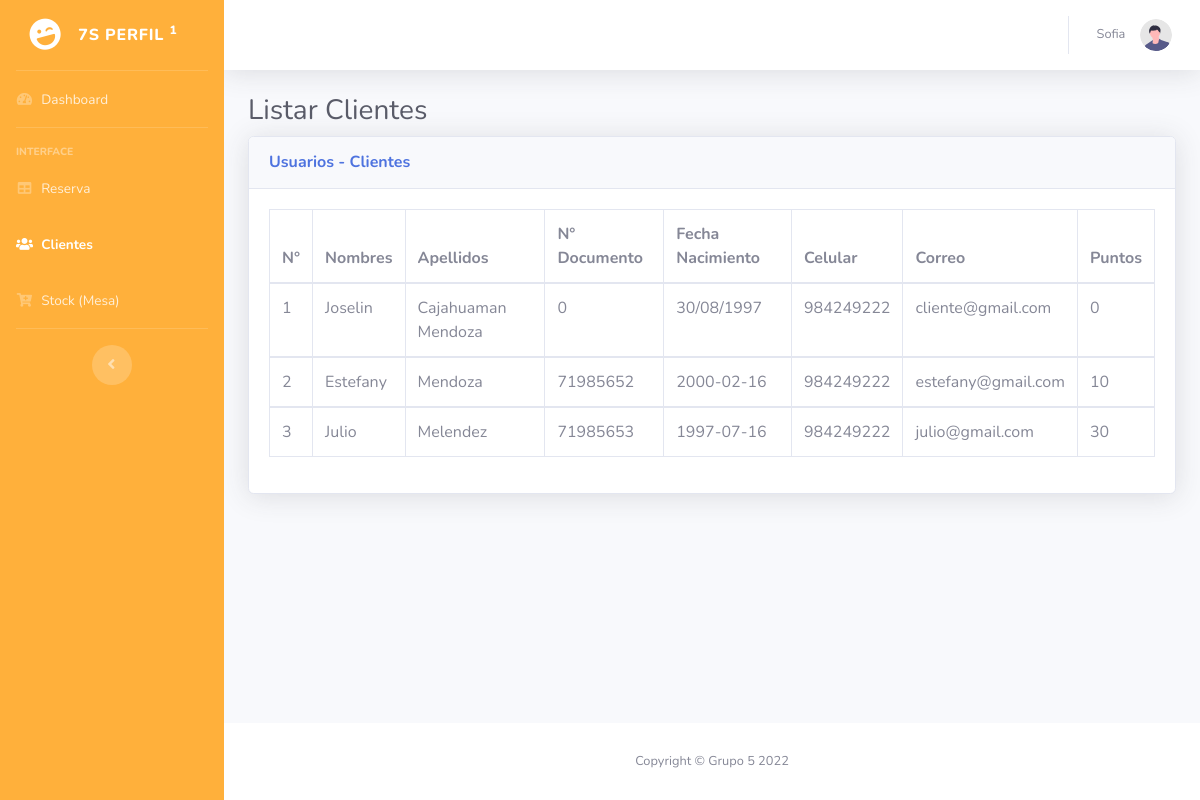
The app's page /panel/clientes.php (signed in) with its own data.
### tables this page shows
CREATE TABLE `usuario` (
  `id` int(11) NOT NULL,
  `nombres` varchar(100) NOT NULL,
  `apellidos` varchar(100) NOT NULL,
  `dni` int(20) NOT NULL,
  `numero` varchar(100) NOT NULL,
  `fecha` varchar(100) NOT NULL,
  `email` varchar(70) NOT NULL,
  `direccion` varchar(100) DEFAULT NULL,
  `password` varchar(45) DEFAULT NULL,
  `puntos` int(30) NOT NULL,
  `estado_usuario` varchar(30) DEFAULT NULL,
  `cargo_idc` int(11) NOT NULL
);

### panel/clientes.php (the view, shortened to what this page needs)
<?php
	$nombres = $_SESSION['nombres'];
	$cargo_idc = $_SESSION['cargo_idc'];
?>
<!DOCTYPE html>
<html lang="es">
<head>
    <link href="vendor/fontawesome-free/css/all.min.css" rel="stylesheet" type="text/css">
    <link href="css/sb-admin-2.min.css" rel="stylesheet">
</head>
<body id="page-top">
    <div id="wrapper">
        <ul class="navbar-nav bg-gradient-primary sidebar sidebar-dark accordion" id="accordionSidebar">
            <a class="sidebar-brand d-flex align-items-center justify-content-center" href="../index.php">
                <div class="sidebar-brand-icon rotate-n-15">
                    <i class="fas fa-laugh-wink"></i>
                </div>
                <div class="sidebar-brand-text mx-3">7S Perfil <sup>1</sup></div>
            </a>
            <hr class="sidebar-divider my-0">
            <li class="nav-item">
                <a class="nav-link" href="#">
                    <i class="fas fa-fw fa-tachometer-alt"></i>
                    <span>Dashboard</span></a>
            </li>
            <hr class="sidebar-divider">
            <div class="sidebar-heading">
                Interface
            </div>
            <?php if($cargo_idc == 1) { ?>
                <li class="nav-item">
                    <a class="nav-link" href="reserva.php">
                        <i class="fas fa-fw fa-table"></i>
                        <span>Reserva</span></a>
                </li>
                <li class="nav-item active">
                    <a class="nav-link" href="clientes.php">
                        <i class="fas fa-fw fa-users"></i>
                        <span>Clientes</span></a>
                </li>
                <li class="nav-item">
                    <a class="nav-link" href="stockMesa.php">
                    <i class="fas fa-fw fa-cart-plus"></i>
                    <span>Stock (Mesa)</span></a>
                </li>
            <?php } ?>
            <hr class="sidebar-divider d-none d-md-block">
            <div class="text-center d-none d-md-inline">
                <button class="rounded-circle border-0" id="sidebarToggle"></button>
            </div>
        </ul>
        <div id="content-wrapper" class="d-flex flex-column">
            <div id="content">
                <nav class="navbar navbar-expand navbar-light bg-white topbar mb-4 static-top shadow">
                    <ul class="navbar-nav ml-auto">
                        <li class="nav-item dropdown no-arrow">
                            <a class="nav-link dropdown-toggle" href="#" id="userDropdown" role="button"
                                data-toggle="dropdown" aria-haspopup="true" aria-expanded="false">
                                <span class="mr-2 d-none d-lg-inline text-gray-600 small"><?php echo $nombres ?> &nbsp;</span>
                                <img class="img-profile rounded-circle"
                                    src="img/undraw_profile.svg">
                            </a>
                        </li>
                    </ul>
                </nav>
                <div class="container-fluid">
                    <h1 class="h3 mb-2 text-gray-800">Listar Clientes</h1>
                    <div class="card shadow mb-4">
                        <div class="card-header py-3">
                            <h6 class="m-0 font-weight-bold text-primary">Usuarios - Clientes</h6>
                        </div>
                        <div class="card-body">
                            <div class="table-responsive">
                                <table class="table table-bordered" id="dataTable" width="100%" cellspacing="0">
                                    <thead>
                                        <tr>
                                            <th>N°</th>
                                            <th>Nombres</th>
                                            <th>Apellidos</th>
                                            <th>N° Documento</th>
                                            <th>Fecha Nacimiento</th>
                                            <th>Celular</th>
                                            <th>Correo</th>
                                            <th>Puntos</th>
                                        </tr>
                                    </thead>
                                    <?php
                                        $cont = 1;
                                        require("Config/Conexion.php");
                                        $sql = $conexion->query("SELECT * FROM usuario WHERE cargo_idc = 2");
                                        while($resultado = $sql->fetch_assoc()) {
                                    ?>
                                    <tbody>
                                        <tr>
                                            <td><?php echo $cont; $cont++; ?></td>
                                            <td><?php echo $resultado['nombres']; ?></td>
                                            <td><?php echo $resultado['apellidos']; ?></td>
                                            <td><?php echo $resultado['dni']; ?></td>
                                            <td><?php echo $resultado['fecha']; ?></td>
                                            <td><?php echo $resultado['numero']; ?></td>
                                            <td><?php echo $resultado['email']; ?></td>
                                            <td><?php echo $resultado['puntos']; ?></td>
                                        </tr>
                                        <?php } ?>
                                    </tbody>
                                </table>
                            </div>
                        </div>
                    </div>
                </div>
            </div>
            <footer class="sticky-footer bg-white">
                <div class="container my-auto">
                    <div class="copyright text-center my-auto">
                        <span>Copyright &copy; Grupo 5  2022</span>
                    </div>
                </div>
            </footer>
        </div>
    </div>
</body>
</html>

### records on screen
usuario: nombres "Joselin", apellidos "Cajahuaman Mendoza", dni "0", fecha "30/08/1997", numero "984249222", email "cliente@gmail.com", puntos "0"
usuario: nombres "Estefany", apellidos "Mendoza", dni "71985652", fecha "2000-02-16", numero "984249222", email "estefany@gmail.com", puntos "10"
usuario: nombres "Julio", apellidos "Melendez", dni "71985653", fecha "1997-07-16", numero "984249222", email "julio@gmail.com", puntos "30"

### other values on screen
$nombres "Sofia"
